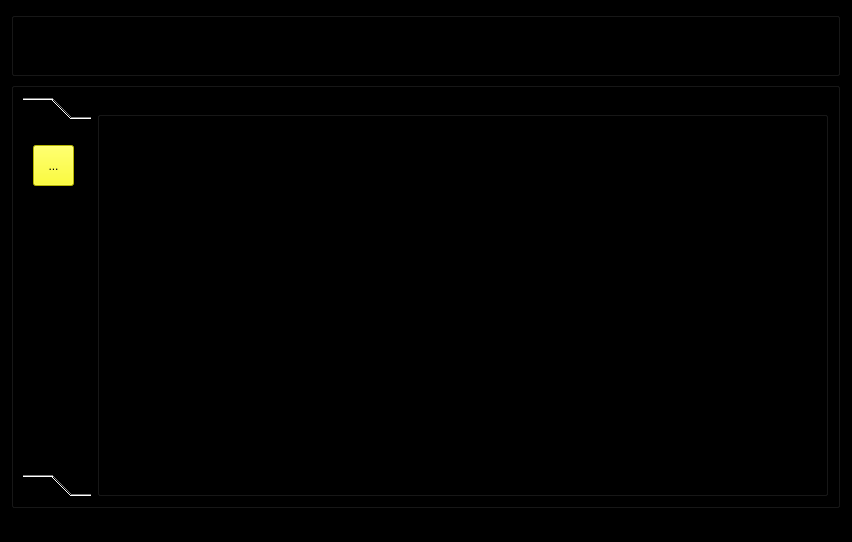
<?xml version="1.0" encoding="UTF-8"?>
<ui version="4.0">
 <class>BasePanel</class>
 <widget class="QMainWindow" name="BasePanel">
  <property name="geometry">
   <rect>
    <x>0</x>
    <y>0</y>
    <width>852</width>
    <height>542</height>
   </rect>
  </property>
  <property name="windowTitle">
   <string>MainWindow</string>
  </property>
  <property name="styleSheet">
   <string notr="true">background-color: rgb(0, 0, 0);</string>
  </property>
  <widget class="QWidget" name="centralwidget">
   <layout class="QGridLayout" name="gridLayout_2">
    <property name="leftMargin">
     <number>2</number>
    </property>
    <property name="topMargin">
     <number>3</number>
    </property>
    <property name="rightMargin">
     <number>3</number>
    </property>
    <property name="bottomMargin">
     <number>3</number>
    </property>
    <property name="spacing">
     <number>3</number>
    </property>
    <item row="0" column="0">
     <widget class="QStackedWidget" name="mainstack">
      <property name="currentIndex">
       <number>0</number>
      </property>
      <widget class="QWidget" name="main">
       <layout class="QVBoxLayout" name="verticalLayout" stretch="0,0">
        <item>
         <widget class="QGroupBox" name="groupBox">
          <property name="title">
           <string/>
          </property>
          <layout class="QHBoxLayout" name="horizontalLayout">
           <item>
            <widget class="QLabel" name="date">
             <property name="font">
              <font>
               <pointsize>18</pointsize>
              </font>
             </property>
             <property name="styleSheet">
              <string notr="true">color: rgb(170, 170, 255);</string>
             </property>
             <property name="text">
              <string/>
             </property>
            </widget>
           </item>
           <item>
            <spacer name="horizontalSpacer">
             <property name="orientation">
              <enum>Qt::Horizontal</enum>
             </property>
             <property name="sizeHint" stdset="0">
              <size>
               <width>727</width>
               <height>20</height>
              </size>
             </property>
            </spacer>
           </item>
           <item>
            <widget class="QLabel" name="clock">
             <property name="font">
              <font>
               <pointsize>24</pointsize>
               <weight>75</weight>
               <bold>true</bold>
              </font>
             </property>
             <property name="styleSheet">
              <string notr="true">color: rgb(170, 170, 255);</string>
             </property>
             <property name="text">
              <string/>
             </property>
            </widget>
           </item>
          </layout>
         </widget>
        </item>
        <item>
         <layout class="QHBoxLayout" name="horizontalLayout_4">
          <item>
           <widget class="QGroupBox" name="groupBox_2">
            <property name="title">
             <string/>
            </property>
            <layout class="QHBoxLayout" name="horizontalLayout_5" stretch="0,1">
             <item>
              <widget class="QToolBox" name="toolBox">
               <property name="currentIndex">
                <number>0</number>
               </property>
               <widget class="QWidget" name="page_5">
                <property name="geometry">
                 <rect>
                  <x>0</x>
                  <y>0</y>
                  <width>69</width>
                  <height>336</height>
                 </rect>
                </property>
                <attribute name="label">
                 <string>Page 1</string>
                </attribute>
                <widget class="QToolButton" name="toolButton">
                 <property name="geometry">
                  <rect>
                   <x>10</x>
                   <y>20</y>
                   <width>41</width>
                   <height>41</height>
                  </rect>
                 </property>
                 <property name="styleSheet">
                  <string notr="true">background-color: rgb(255, 255, 0);</string>
                 </property>
                 <property name="text">
                  <string>...</string>
                 </property>
                </widget>
               </widget>
               <widget class="QWidget" name="page_6">
                <property name="geometry">
                 <rect>
                  <x>0</x>
                  <y>0</y>
                  <width>69</width>
                  <height>336</height>
                 </rect>
                </property>
                <attribute name="label">
                 <string>Page 2</string>
                </attribute>
               </widget>
              </widget>
             </item>
             <item>
              <widget class="QGroupBox" name="groupBox_3">
               <property name="title">
                <string>GroupBox</string>
               </property>
               <layout class="QVBoxLayout" name="verticalLayout_2">
                <item>
                 <layout class="QGridLayout" name="gridLayout"/>
                </item>
               </layout>
              </widget>
             </item>
            </layout>
           </widget>
          </item>
         </layout>
        </item>
       </layout>
      </widget>
      <widget class="QWidget" name="clockwidget">
       <property name="autoFillBackground">
        <bool>false</bool>
       </property>
       <property name="styleSheet">
        <string notr="true">background-image: url(:/resources/resources/wallpapers/earth_from_moon.jpg);</string>
       </property>
       <layout class="QVBoxLayout" name="verticalLayout_3" stretch="0,0,0">
        <property name="spacing">
         <number>0</number>
        </property>
        <property name="leftMargin">
         <number>0</number>
        </property>
        <property name="topMargin">
         <number>0</number>
        </property>
        <property name="rightMargin">
         <number>0</number>
        </property>
        <property name="bottomMargin">
         <number>0</number>
        </property>
        <item>
         <spacer name="verticalSpacer_2">
          <property name="orientation">
           <enum>Qt::Vertical</enum>
          </property>
          <property name="sizeType">
           <enum>QSizePolicy::Fixed</enum>
          </property>
          <property name="sizeHint" stdset="0">
           <size>
            <width>20</width>
            <height>40</height>
           </size>
          </property>
         </spacer>
        </item>
        <item>
         <widget class="QLabel" name="clock_label">
          <property name="font">
           <font>
            <pointsize>80</pointsize>
            <weight>75</weight>
            <bold>true</bold>
            <stylestrategy>PreferAntialias</stylestrategy>
           </font>
          </property>
          <property name="styleSheet">
           <string notr="true">color: rgb(255, 255, 255);</string>
          </property>
          <property name="text">
           <string>00:00</string>
          </property>
          <property name="alignment">
           <set>Qt::AlignRight|Qt::AlignTrailing|Qt::AlignVCenter</set>
          </property>
         </widget>
        </item>
        <item>
         <spacer name="verticalSpacer">
          <property name="orientation">
           <enum>Qt::Vertical</enum>
          </property>
          <property name="sizeHint" stdset="0">
           <size>
            <width>20</width>
            <height>40</height>
           </size>
          </property>
         </spacer>
        </item>
       </layout>
      </widget>
     </widget>
    </item>
   </layout>
  </widget>
  <widget class="QMenuBar" name="menubar">
   <property name="geometry">
    <rect>
     <x>0</x>
     <y>0</y>
     <width>852</width>
     <height>21</height>
    </rect>
   </property>
  </widget>
  <widget class="QStatusBar" name="statusbar"/>
 </widget>
 <resources>
  <include location="basepanel.qrc"/>
 </resources>
 <connections/>
</ui>
